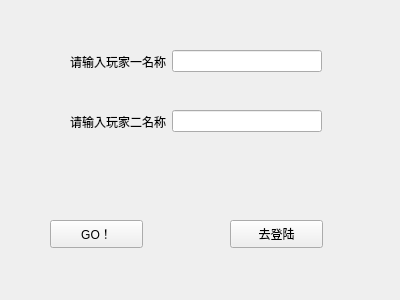
<?xml version="1.0" encoding="UTF-8"?>
<ui version="4.0">
 <class>CurrentPlayer</class>
 <widget class="QWidget" name="CurrentPlayer">
  <property name="geometry">
   <rect>
    <x>0</x>
    <y>0</y>
    <width>400</width>
    <height>300</height>
   </rect>
  </property>
  <property name="windowTitle">
   <string>Form</string>
  </property>
  <widget class="QPushButton" name="pushButton">
   <property name="geometry">
    <rect>
     <x>50</x>
     <y>220</y>
     <width>93</width>
     <height>28</height>
    </rect>
   </property>
   <property name="text">
    <string>GO！</string>
   </property>
  </widget>
  <widget class="QPushButton" name="pushButton_2">
   <property name="geometry">
    <rect>
     <x>230</x>
     <y>220</y>
     <width>93</width>
     <height>28</height>
    </rect>
   </property>
   <property name="text">
    <string>去登陆</string>
   </property>
  </widget>
  <widget class="QWidget" name="">
   <property name="geometry">
    <rect>
     <x>70</x>
     <y>50</y>
     <width>252</width>
     <height>23</height>
    </rect>
   </property>
   <layout class="QHBoxLayout" name="horizontalLayout">
    <item>
     <widget class="QLabel" name="label">
      <property name="text">
       <string>请输入玩家一名称</string>
      </property>
     </widget>
    </item>
    <item>
     <widget class="QLineEdit" name="current1"/>
    </item>
   </layout>
  </widget>
  <widget class="QWidget" name="">
   <property name="geometry">
    <rect>
     <x>70</x>
     <y>110</y>
     <width>252</width>
     <height>23</height>
    </rect>
   </property>
   <layout class="QHBoxLayout" name="horizontalLayout_2">
    <item>
     <widget class="QLabel" name="label_2">
      <property name="text">
       <string>请输入玩家二名称</string>
      </property>
     </widget>
    </item>
    <item>
     <widget class="QLineEdit" name="current2"/>
    </item>
   </layout>
  </widget>
 </widget>
 <resources/>
 <connections/>
</ui>
